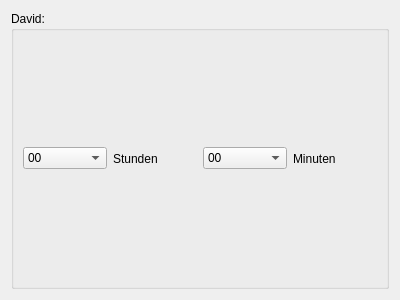
<?xml version="1.0" encoding="UTF-8"?>
<ui version="4.0">
 <class>Form</class>
 <widget class="QWidget" name="Form">
  <property name="geometry">
   <rect>
    <x>0</x>
    <y>0</y>
    <width>400</width>
    <height>300</height>
   </rect>
  </property>
  <property name="windowTitle">
   <string>Form</string>
  </property>
  <layout class="QVBoxLayout" name="verticalLayout_2">
   <item>
    <widget class="QGroupBox" name="groupBox">
     <property name="title">
      <string>David:</string>
     </property>
     <property name="flat">
      <bool>true</bool>
     </property>
     <layout class="QVBoxLayout" name="verticalLayout">
      <item>
       <layout class="QHBoxLayout" name="horizontalLayout">
        <item>
         <widget class="QComboBox" name="comboBox">
          <item>
           <property name="text">
            <string>00</string>
           </property>
          </item>
          <item>
           <property name="text">
            <string>01</string>
           </property>
          </item>
          <item>
           <property name="text">
            <string>02</string>
           </property>
          </item>
          <item>
           <property name="text">
            <string>03</string>
           </property>
          </item>
          <item>
           <property name="text">
            <string>04</string>
           </property>
          </item>
          <item>
           <property name="text">
            <string>05</string>
           </property>
          </item>
          <item>
           <property name="text">
            <string>06</string>
           </property>
          </item>
          <item>
           <property name="text">
            <string>07</string>
           </property>
          </item>
          <item>
           <property name="text">
            <string>08</string>
           </property>
          </item>
          <item>
           <property name="text">
            <string>09</string>
           </property>
          </item>
          <item>
           <property name="text">
            <string>10</string>
           </property>
          </item>
          <item>
           <property name="text">
            <string>11</string>
           </property>
          </item>
          <item>
           <property name="text">
            <string>12</string>
           </property>
          </item>
          <item>
           <property name="text">
            <string>13</string>
           </property>
          </item>
          <item>
           <property name="text">
            <string>14</string>
           </property>
          </item>
          <item>
           <property name="text">
            <string>15</string>
           </property>
          </item>
         </widget>
        </item>
        <item>
         <widget class="QLabel" name="label">
          <property name="text">
           <string>Stunden</string>
          </property>
         </widget>
        </item>
        <item>
         <widget class="QComboBox" name="comboBox_2">
          <item>
           <property name="text">
            <string>00</string>
           </property>
          </item>
          <item>
           <property name="text">
            <string>15</string>
           </property>
          </item>
          <item>
           <property name="text">
            <string>30</string>
           </property>
          </item>
          <item>
           <property name="text">
            <string>45</string>
           </property>
          </item>
         </widget>
        </item>
        <item>
         <widget class="QLabel" name="label_2">
          <property name="text">
           <string>Minuten</string>
          </property>
         </widget>
        </item>
       </layout>
      </item>
     </layout>
    </widget>
   </item>
  </layout>
 </widget>
 <resources/>
 <connections/>
</ui>
